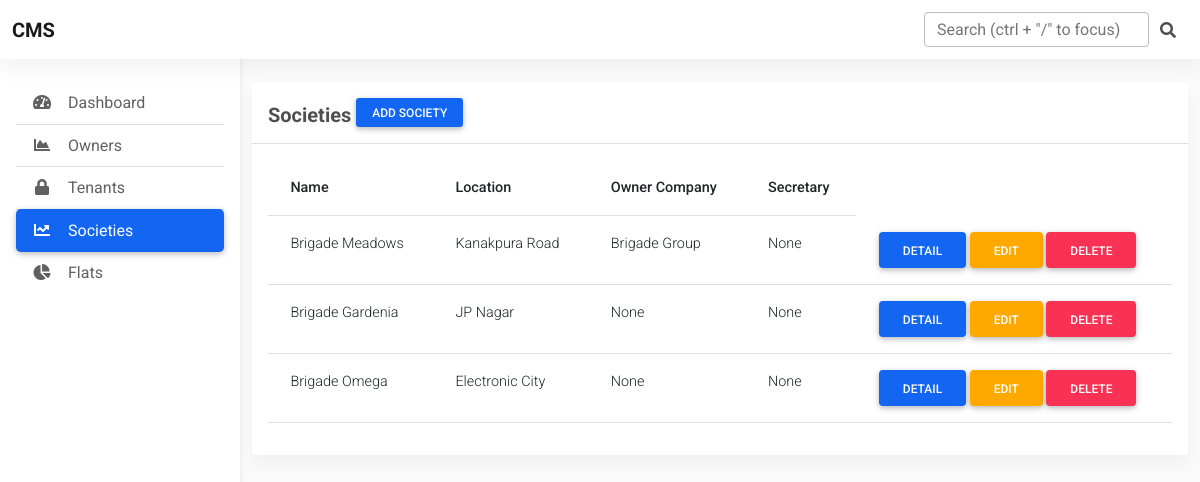
The page /dashboard/societies/ on the database as committed earlier.
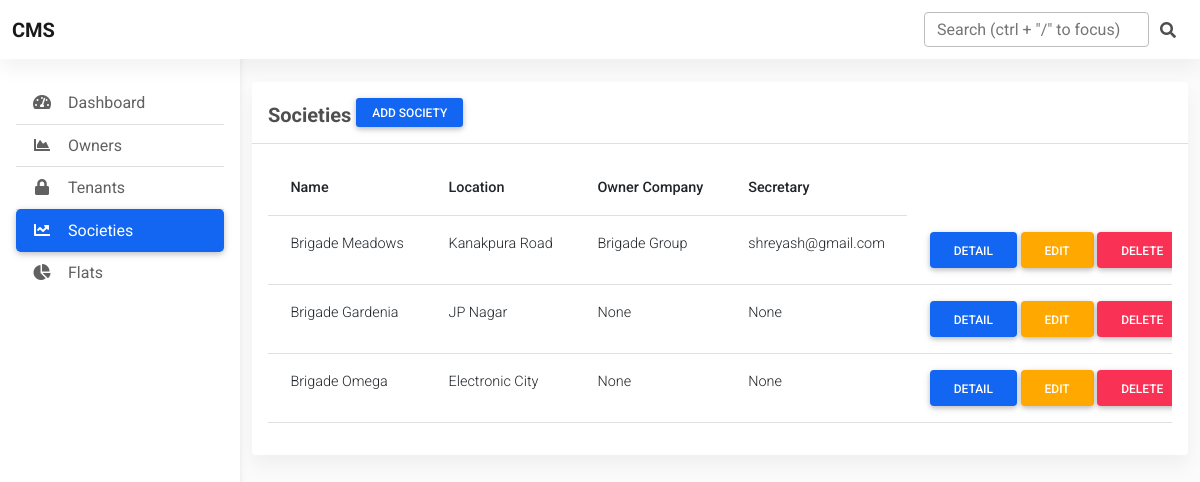
The same page on the database as committed later.
### society/models.py (models this page shows, shortened)
class Society(models.Model):
    name = models.CharField(max_length=20)
    location = models.CharField(max_length=20)
    image = models.ImageField(upload_to=society_image_upload_path, null=True, blank=True)
    owner_company = models.CharField(max_length=20, null=True , blank=True)
    secretary = models.ForeignKey('accounts.CustomUser', on_delete=models.SET_NULL, null=True, blank=True)
    created_at = models.DateTimeField(auto_now_add=True)
    updated_at = models.DateTimeField(auto_now=True)
    class Meta:
        verbose_name_plural = 'Societies'

### accounts/models.py (models this page shows, shortened)
class CustomUser(AbstractBaseUser, PermissionsMixin):
    first_name = models.CharField(max_length=20)
    last_name = models.CharField(max_length=20,  null=True, blank=True)
    email = models.EmailField(unique=True, primary_key=True)
    occupation = models.CharField(max_length=20, null=True, blank=True)
    phone = models.PositiveIntegerField(unique=True)
    aadhar = models.PositiveIntegerField(unique=True)
    is_admin = models.BooleanField(default=False)
    is_staff = models.BooleanField(default=False)
    is_active = models.BooleanField(default=True)
    created_at = models.DateTimeField(auto_now_add=True)
    updated_at = models.DateTimeField(auto_now=True)
    EMAIL_FIELD = 'email'
    USERNAME_FIELD = 'email'
    REQUIRED_FIELDS = []
    objects = CustomUserManager()

### dashboard/views.py (the view)
# urls.py: path('societies/', views.ListSocietyView, name='societies'),
def ListSocietyView(request):
    societies = Society.objects.all()
    context = {
        'societies': societies,
    }
    return render(request, 'dashboard/societies.html', context)

### dashboard/templates/dashboard/societies.html (shortened to what this page needs)
{% extends 'dashboard/base.html' %}
{% load static %}
{% block content %}
    <section class="mb-4">
        <div class="card">
          <div class="card-header text-left py-3">
            <h5 class="mb-0 text-left">
              <strong>Societies</strong>
              <a href="{% url 'add-society' %}" class="btn btn-primary btn-sm " role="button" aria-disabled="true">Add Society</a>
            </h5>
          </div>
          <div class="card-body">
            <div class="table-responsive">
              <table class="table table-hover text-nowrap">
                <thead>
                  <tr>
                    <th scope="col">Name</th>
                    <th scope="col">Location</th>
                    <th scope="col">Owner Company</th>
                    <th scope="col">Secretary</th>
                  </tr>
                </thead>
                <tbody>
                    {% for society in societies %}
                  <tr>
                    <td>{{society.name}}</td>
                    <td>{{society.location}}</td>
                    <td>{{society.owner_company}}</td>
                    <td>{{society.secretary}}</td>
                    <td>
                      <a href="{% url 'society-detail' society.id %}" type="button" class="btn btn-primary">Detail</a>
                      <a href="{% url 'edit-society' society.id %}" type="button" class="btn btn-warning">Edit</a>
                      <a href="{% url 'delete-society' society.id %}" type="button" class="btn btn-danger">Delete</a>
                    </td>
                  </tr>
                  {% endfor %}
                </tbody>
              </table>
            </div>
          </div>
        </div>
      </section>
{% endblock %}

Rows that differ between the two databases and show on the page:
changed Society "Brigade Meadows": secretary "None" → "shreyash@gmail.com"
